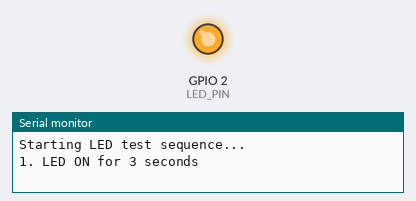
The sketch below on a simulated ESP32. Shown: output pins drawn as LEDs (lit = HIGH), the last lines printed to the serial monitor.

Above: at 1.1 s.
At 12.77 s:
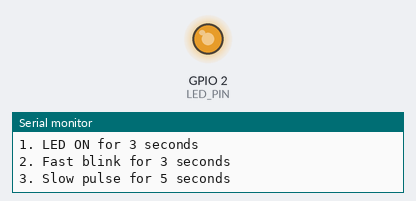
At 13.97 s:
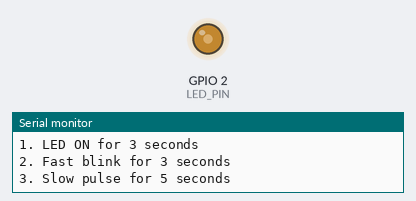
At 29.5 s:
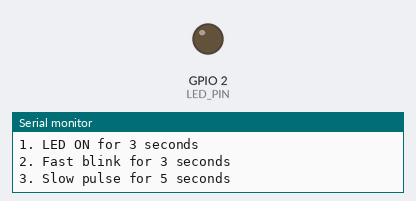
Timing chart, 0 to 40.0 s (numbered marks = the images above):
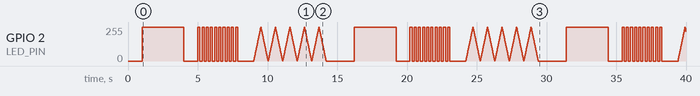

The sketch:

thingz_mini_led_test.ino
```cpp
/*
 * ESP32 ThingzMini LED Test
 *
 * This simple program tests the onboard LED on the ESP32 ThingzMini board.
 * It will cycle through different modes to help identify and confirm LED functionality.
 */

// The LED pin on ThingzMini is GPIO2
const int LED_PIN = 2;

void setup() {
  // Initialize serial
  Serial.begin(115200);
  delay(1000);

  Serial.println("\n=== ESP32 ThingzMini LED Test ===");
  Serial.println("This test will cycle through different LED patterns");

  // Initialize LED pin
  pinMode(LED_PIN, OUTPUT);

  // Turn LED off initially
  digitalWrite(LED_PIN, LOW);

  Serial.println("Starting LED test sequence...");
}

void loop() {
  // Test 1: Solid ON for 3 seconds
  Serial.println("\n1. LED ON for 3 seconds");
  digitalWrite(LED_PIN, HIGH);
  delay(3000);

  // Off briefly
  digitalWrite(LED_PIN, LOW);
  delay(1000);

  // Test 2: Fast blink for 3 seconds
  Serial.println("2. Fast blink for 3 seconds");
  for (int i = 0; i < 10; i++) {
    digitalWrite(LED_PIN, HIGH);
    delay(150);
    digitalWrite(LED_PIN, LOW);
    delay(150);
  }
  delay(1000);

  // Test 3: Slow pulse for 5 seconds
  Serial.println("3. Slow pulse for 5 seconds");
  for (int i = 0; i < 5; i++) {
    // Fade up
    for (int brightness = 0; brightness <= 255; brightness += 5) {
      analogWrite(LED_PIN, brightness);
      delay(10);
    }
    // Fade down
    for (int brightness = 255; brightness >= 0; brightness -= 5) {
      analogWrite(LED_PIN, brightness);
      delay(10);
    }
  }

  // Off for 2 seconds before restarting the sequence
  digitalWrite(LED_PIN, LOW);
  delay(2000);

  Serial.println("\nRestarting test sequence...");
}
```

Measured:
- by itself, GPIO 2 (LED_PIN): 0/255 → 255/255 at 1.0 s, → 0/255 3.0 s later, → 255/255 1.0 s later, → 0/255 0.15 s later, … (1143 changes in this stretch)
